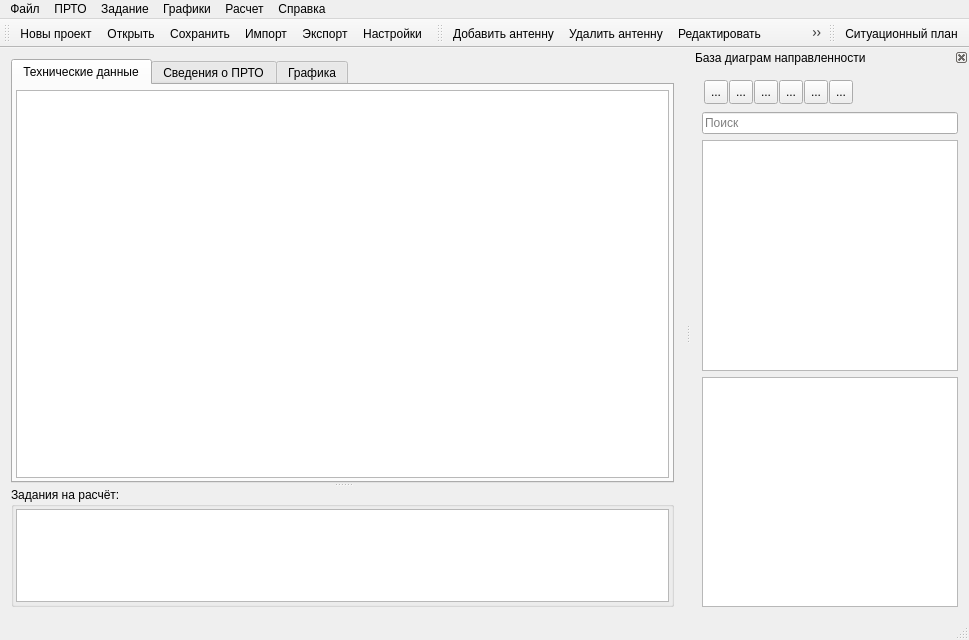
<?xml version="1.0" encoding="UTF-8"?>
<ui version="4.0">
 <class>MainWindow</class>
 <widget class="QMainWindow" name="MainWindow">
  <property name="geometry">
   <rect>
    <x>0</x>
    <y>0</y>
    <width>969</width>
    <height>640</height>
   </rect>
  </property>
  <property name="windowTitle">
   <string>SanPasport (Тестовая версия)</string>
  </property>
  <property name="documentMode">
   <bool>true</bool>
  </property>
  <widget class="QWidget" name="centralWidget">
   <layout class="QGridLayout" name="gridLayout_4">
    <item row="0" column="0">
     <widget class="QSplitter" name="splitter_2">
      <property name="orientation">
       <enum>Qt::Vertical</enum>
      </property>
      <widget class="QTabWidget" name="tabWidget">
       <property name="currentIndex">
        <number>0</number>
       </property>
       <widget class="QWidget" name="tab">
        <attribute name="title">
         <string>Технические данные</string>
        </attribute>
        <layout class="QGridLayout" name="gridLayout_2">
         <property name="leftMargin">
          <number>3</number>
         </property>
         <property name="topMargin">
          <number>5</number>
         </property>
         <property name="rightMargin">
          <number>3</number>
         </property>
         <property name="bottomMargin">
          <number>3</number>
         </property>
         <property name="spacing">
          <number>1</number>
         </property>
         <item row="0" column="0">
          <widget class="TableViewSp" name="tableView_Prto">
           <property name="font">
            <font>
             <pointsize>8</pointsize>
            </font>
           </property>
           <property name="editTriggers">
            <set>QAbstractItemView::NoEditTriggers</set>
           </property>
           <property name="dragEnabled">
            <bool>true</bool>
           </property>
           <property name="alternatingRowColors">
            <bool>true</bool>
           </property>
           <property name="selectionMode">
            <enum>QAbstractItemView::ExtendedSelection</enum>
           </property>
           <property name="selectionBehavior">
            <enum>QAbstractItemView::SelectRows</enum>
           </property>
           <property name="sortingEnabled">
            <bool>true</bool>
           </property>
           <property name="wordWrap">
            <bool>true</bool>
           </property>
           <attribute name="horizontalHeaderCascadingSectionResizes">
            <bool>false</bool>
           </attribute>
           <attribute name="horizontalHeaderHighlightSections">
            <bool>false</bool>
           </attribute>
           <attribute name="horizontalHeaderStretchLastSection">
            <bool>false</bool>
           </attribute>
           <attribute name="verticalHeaderDefaultSectionSize">
            <number>25</number>
           </attribute>
           <attribute name="verticalHeaderMinimumSectionSize">
            <number>20</number>
           </attribute>
          </widget>
         </item>
        </layout>
       </widget>
       <widget class="QWidget" name="tab_2">
        <attribute name="title">
         <string>Сведения о ПРТО</string>
        </attribute>
        <layout class="QGridLayout" name="gridLayout_7">
         <item row="1" column="0">
          <widget class="QGroupBox" name="groupBox_2">
           <property name="title">
            <string>Наименование владельца ПРТО</string>
           </property>
           <layout class="QGridLayout" name="gridLayout_3">
            <item row="0" column="0">
             <widget class="QTextEdit" name="textEdit"/>
            </item>
           </layout>
          </widget>
         </item>
         <item row="2" column="0">
          <widget class="QGroupBox" name="groupBox_4">
           <property name="title">
            <string>Адрес ПРТО</string>
           </property>
           <layout class="QGridLayout" name="gridLayout_5">
            <item row="0" column="0">
             <widget class="QTextEdit" name="textEdit_3"/>
            </item>
           </layout>
          </widget>
         </item>
         <item row="3" column="0">
          <widget class="QGroupBox" name="groupBox_3">
           <property name="title">
            <string>Сторонние операторы</string>
           </property>
           <layout class="QGridLayout" name="gridLayout_6">
            <item row="0" column="0">
             <widget class="QTextEdit" name="textEdit_2"/>
            </item>
           </layout>
          </widget>
         </item>
        </layout>
       </widget>
       <widget class="QWidget" name="tab_3">
        <attribute name="title">
         <string>Графика</string>
        </attribute>
        <layout class="QGridLayout" name="gridLayout_8">
         <item row="1" column="0">
          <widget class="QFrame" name="frame">
           <property name="frameShape">
            <enum>QFrame::StyledPanel</enum>
           </property>
           <property name="frameShadow">
            <enum>QFrame::Raised</enum>
           </property>
           <widget class="QwtPlot" name="qwtPlot_spectrogram">
            <property name="geometry">
             <rect>
              <x>250</x>
              <y>100</y>
              <width>191</width>
              <height>181</height>
             </rect>
            </property>
           </widget>
          </widget>
         </item>
         <item row="0" column="0">
          <widget class="QWidget" name="widget_2" native="true">
           <property name="maximumSize">
            <size>
             <width>16777215</width>
             <height>50</height>
            </size>
           </property>
           <layout class="QGridLayout" name="gridLayout_11">
            <item row="1" column="2">
             <widget class="QLabel" name="label_3">
              <property name="font">
               <font>
                <pointsize>9</pointsize>
               </font>
              </property>
              <property name="text">
               <string> м, Y = </string>
              </property>
             </widget>
            </item>
            <item row="1" column="1">
             <widget class="QLabel" name="label_2">
              <property name="font">
               <font>
                <pointsize>9</pointsize>
               </font>
              </property>
              <property name="text">
               <string>0</string>
              </property>
             </widget>
            </item>
            <item row="1" column="0">
             <widget class="QLabel" name="label">
              <property name="font">
               <font>
                <pointsize>9</pointsize>
               </font>
              </property>
              <property name="text">
               <string>X = </string>
              </property>
             </widget>
            </item>
            <item row="1" column="9">
             <spacer name="horizontalSpacer_2">
              <property name="orientation">
               <enum>Qt::Horizontal</enum>
              </property>
              <property name="sizeHint" stdset="0">
               <size>
                <width>40</width>
                <height>20</height>
               </size>
              </property>
             </spacer>
            </item>
            <item row="1" column="3">
             <widget class="QLabel" name="label_4">
              <property name="font">
               <font>
                <pointsize>9</pointsize>
               </font>
              </property>
              <property name="text">
               <string>0</string>
              </property>
             </widget>
            </item>
            <item row="1" column="8">
             <widget class="QLabel" name="label_8">
              <property name="font">
               <font>
                <pointsize>9</pointsize>
               </font>
              </property>
              <property name="text">
               <string>град</string>
              </property>
             </widget>
            </item>
            <item row="1" column="5">
             <widget class="QLabel" name="label_6">
              <property name="font">
               <font>
                <pointsize>9</pointsize>
               </font>
              </property>
              <property name="text">
               <string>0</string>
              </property>
             </widget>
            </item>
            <item row="1" column="6">
             <widget class="QLabel" name="label_7">
              <property name="font">
               <font>
                <pointsize>9</pointsize>
               </font>
              </property>
              <property name="text">
               <string> м, Азимут = </string>
              </property>
             </widget>
            </item>
            <item row="1" column="4">
             <widget class="QLabel" name="label_5">
              <property name="font">
               <font>
                <pointsize>9</pointsize>
               </font>
              </property>
              <property name="text">
               <string>м, R = </string>
              </property>
             </widget>
            </item>
            <item row="1" column="7">
             <widget class="QLabel" name="label_9">
              <property name="font">
               <font>
                <pointsize>9</pointsize>
               </font>
              </property>
              <property name="text">
               <string>0</string>
              </property>
             </widget>
            </item>
           </layout>
          </widget>
         </item>
        </layout>
       </widget>
      </widget>
      <widget class="QGroupBox" name="groupBox">
       <property name="title">
        <string>Задания на расчёт:</string>
       </property>
       <layout class="QGridLayout" name="gridLayout">
        <property name="leftMargin">
         <number>2</number>
        </property>
        <property name="topMargin">
         <number>2</number>
        </property>
        <property name="rightMargin">
         <number>2</number>
        </property>
        <property name="bottomMargin">
         <number>2</number>
        </property>
        <property name="spacing">
         <number>2</number>
        </property>
        <item row="0" column="0">
         <widget class="TableViewSp" name="tableView_Task">
          <property name="font">
           <font>
            <pointsize>8</pointsize>
           </font>
          </property>
          <property name="editTriggers">
           <set>QAbstractItemView::NoEditTriggers</set>
          </property>
          <property name="dragEnabled">
           <bool>true</bool>
          </property>
          <property name="dragDropMode">
           <enum>QAbstractItemView::DragDrop</enum>
          </property>
          <property name="alternatingRowColors">
           <bool>false</bool>
          </property>
          <property name="selectionMode">
           <enum>QAbstractItemView::ExtendedSelection</enum>
          </property>
          <property name="selectionBehavior">
           <enum>QAbstractItemView::SelectRows</enum>
          </property>
          <property name="sortingEnabled">
           <bool>true</bool>
          </property>
          <attribute name="horizontalHeaderCascadingSectionResizes">
           <bool>false</bool>
          </attribute>
          <attribute name="horizontalHeaderHighlightSections">
           <bool>false</bool>
          </attribute>
          <attribute name="horizontalHeaderMinimumSectionSize">
           <number>25</number>
          </attribute>
          <attribute name="horizontalHeaderStretchLastSection">
           <bool>false</bool>
          </attribute>
          <attribute name="verticalHeaderDefaultSectionSize">
           <number>20</number>
          </attribute>
          <attribute name="verticalHeaderMinimumSectionSize">
           <number>15</number>
          </attribute>
         </widget>
        </item>
       </layout>
      </widget>
     </widget>
    </item>
   </layout>
  </widget>
  <widget class="QMenuBar" name="menuBar">
   <property name="geometry">
    <rect>
     <x>0</x>
     <y>0</y>
     <width>969</width>
     <height>21</height>
    </rect>
   </property>
   <widget class="QMenu" name="menuFile">
    <property name="title">
     <string>Файл</string>
    </property>
    <addaction name="action_FileProjectNew"/>
    <addaction name="action_FileOpen"/>
    <addaction name="action_FileSave"/>
    <addaction name="action_FileSaveAs"/>
    <addaction name="action_FileSaveCalc"/>
    <addaction name="separator"/>
    <addaction name="action_FileImportPKAEMO4"/>
    <addaction name="action_FileExport"/>
    <addaction name="separator"/>
    <addaction name="action_FileClose"/>
    <addaction name="separator"/>
    <addaction name="action_Preferens"/>
    <addaction name="separator"/>
    <addaction name="action_Exit"/>
   </widget>
   <widget class="QMenu" name="menu_Graphics">
    <property name="title">
     <string>Графики</string>
    </property>
    <widget class="QMenu" name="menu_5">
     <property name="title">
      <string>Загрузить</string>
     </property>
     <addaction name="action_GraphcsLoadZo"/>
    </widget>
    <addaction name="menu_5"/>
    <addaction name="separator"/>
    <addaction name="action_SitPlan"/>
   </widget>
   <widget class="QMenu" name="menu_Prto">
    <property name="title">
     <string>ПРТО</string>
    </property>
    <addaction name="separator"/>
    <addaction name="action_PrtoAdd"/>
    <addaction name="action_PrtoAddPPC"/>
    <addaction name="action_PrtoLoadPPC"/>
    <addaction name="action_EditRemove"/>
    <addaction name="action_EditAnt"/>
    <addaction name="action_EditDublAnt"/>
    <addaction name="separator"/>
    <addaction name="action_PrtoSaveAs"/>
    <addaction name="separator"/>
    <addaction name="action_prtoEnabled"/>
    <addaction name="action_PrtoEnableAll"/>
    <addaction name="action_PrtoDisableAll"/>
    <addaction name="separator"/>
    <addaction name="action_PrtoMoveUp"/>
    <addaction name="action_PrtoMoveDown"/>
    <addaction name="separator"/>
    <addaction name="action_Param"/>
    <addaction name="separator"/>
    <addaction name="action_PrtoExportCSV"/>
   </widget>
   <widget class="QMenu" name="menu_Task">
    <property name="title">
     <string>Задание</string>
    </property>
    <widget class="QMenu" name="menu_TaskNew">
     <property name="title">
      <string>Добавить задание</string>
     </property>
     <addaction name="action_TaskCalcZo"/>
     <addaction name="action_TaskCalcVS"/>
     <addaction name="action_TaskCalcEmpPoint"/>
     <addaction name="separator"/>
     <addaction name="action_TaskVertFromPrto"/>
     <addaction name="action_TaskZoFromPrto"/>
    </widget>
    <addaction name="menu_TaskNew"/>
    <addaction name="separator"/>
    <addaction name="action_TaskView"/>
    <addaction name="separator"/>
    <addaction name="action_TaskEnable"/>
    <addaction name="action_TaskEnableAll"/>
    <addaction name="action_TaskDisableAll"/>
    <addaction name="separator"/>
    <addaction name="action_TaskEdit"/>
    <addaction name="action_TaskDelete"/>
    <addaction name="separator"/>
    <addaction name="action_TaskMoveUp"/>
    <addaction name="action_TaskMoveDown"/>
    <addaction name="actionTasksVertSort"/>
   </widget>
   <widget class="QMenu" name="menu">
    <property name="title">
     <string>Справка</string>
    </property>
    <addaction name="action_HelpPpcCsv"/>
    <addaction name="separator"/>
    <addaction name="action_HelpAbout"/>
   </widget>
   <widget class="QMenu" name="menu_Calc">
    <property name="title">
     <string>Расчет</string>
    </property>
    <addaction name="action_CalcStart"/>
    <addaction name="action_CalcStop"/>
   </widget>
   <addaction name="menuFile"/>
   <addaction name="menu_Prto"/>
   <addaction name="menu_Task"/>
   <addaction name="menu_Graphics"/>
   <addaction name="menu_Calc"/>
   <addaction name="menu"/>
  </widget>
  <widget class="QToolBar" name="toolBar_File">
   <property name="windowTitle">
    <string>Файл</string>
   </property>
   <attribute name="toolBarArea">
    <enum>TopToolBarArea</enum>
   </attribute>
   <attribute name="toolBarBreak">
    <bool>false</bool>
   </attribute>
   <addaction name="action_FileProjectNew"/>
   <addaction name="action_FileOpen"/>
   <addaction name="action_FileSave"/>
   <addaction name="action_FileImportPKAEMO4"/>
   <addaction name="action_FileExport"/>
   <addaction name="action_Preferens"/>
  </widget>
  <widget class="QStatusBar" name="statusBar">
   <property name="sizePolicy">
    <sizepolicy hsizetype="Preferred" vsizetype="Fixed">
     <horstretch>0</horstretch>
     <verstretch>0</verstretch>
    </sizepolicy>
   </property>
   <property name="minimumSize">
    <size>
     <width>0</width>
     <height>0</height>
    </size>
   </property>
  </widget>
  <widget class="QDockWidget" name="dockWidget_antBd">
   <property name="features">
    <set>QDockWidget::DockWidgetClosable|QDockWidget::DockWidgetMovable</set>
   </property>
   <property name="windowTitle">
    <string>База диаграм направленности</string>
   </property>
   <attribute name="dockWidgetArea">
    <number>2</number>
   </attribute>
   <widget class="QWidget" name="dockWidgetContents">
    <layout class="QGridLayout" name="gridLayout_9">
     <item row="2" column="0" colspan="2">
      <widget class="QTreeView" name="treeView_Db">
       <property name="autoScrollMargin">
        <number>16</number>
       </property>
       <property name="indentation">
        <number>20</number>
       </property>
       <attribute name="headerStretchLastSection">
        <bool>true</bool>
       </attribute>
      </widget>
     </item>
     <item row="0" column="0" colspan="2">
      <widget class="QWidget" name="widget" native="true">
       <layout class="QGridLayout" name="gridLayout_10">
        <property name="leftMargin">
         <number>2</number>
        </property>
        <property name="topMargin">
         <number>2</number>
        </property>
        <property name="rightMargin">
         <number>2</number>
        </property>
        <property name="bottomMargin">
         <number>2</number>
        </property>
        <property name="spacing">
         <number>1</number>
        </property>
        <item row="0" column="2">
         <widget class="QToolButton" name="toolButtonDb_Browse">
          <property name="minimumSize">
           <size>
            <width>24</width>
            <height>24</height>
           </size>
          </property>
          <property name="toolTip">
           <string>Показать в проводнике</string>
          </property>
          <property name="text">
           <string>...</string>
          </property>
          <property name="icon">
           <iconset resource="../resourse.qrc">
            <normaloff>:/resourse/default/folder_open.png</normaloff>:/resourse/default/folder_open.png</iconset>
          </property>
         </widget>
        </item>
        <item row="0" column="1">
         <widget class="QToolButton" name="toolButtonDb_PrtoInsert">
          <property name="minimumSize">
           <size>
            <width>24</width>
            <height>24</height>
           </size>
          </property>
          <property name="toolTip">
           <string>Добавить в проект</string>
          </property>
          <property name="text">
           <string>...</string>
          </property>
          <property name="icon">
           <iconset resource="../resourse.qrc">
            <normaloff>:/resourse/default/File_Add.png</normaloff>:/resourse/default/File_Add.png</iconset>
          </property>
         </widget>
        </item>
        <item row="0" column="0">
         <widget class="QToolButton" name="toolButtonDb_PrtoView">
          <property name="minimumSize">
           <size>
            <width>24</width>
            <height>24</height>
           </size>
          </property>
          <property name="toolTip">
           <string>Просмотр ДН</string>
          </property>
          <property name="text">
           <string>...</string>
          </property>
          <property name="icon">
           <iconset resource="../resourse.qrc">
            <normaloff>:/resourse/default/myTitle.ico</normaloff>:/resourse/default/myTitle.ico</iconset>
          </property>
         </widget>
        </item>
        <item row="0" column="8">
         <spacer name="horizontalSpacer">
          <property name="orientation">
           <enum>Qt::Horizontal</enum>
          </property>
          <property name="sizeHint" stdset="0">
           <size>
            <width>40</width>
            <height>20</height>
           </size>
          </property>
         </spacer>
        </item>
        <item row="0" column="3">
         <widget class="QToolButton" name="toolButtonDb_OpenOutside">
          <property name="minimumSize">
           <size>
            <width>24</width>
            <height>24</height>
           </size>
          </property>
          <property name="toolTip">
           <string>Открыть во внешней программе</string>
          </property>
          <property name="text">
           <string>...</string>
          </property>
          <property name="icon">
           <iconset resource="../resourse.qrc">
            <normaloff>:/resourse/default/fileopen.png</normaloff>:/resourse/default/fileopen.png</iconset>
          </property>
         </widget>
        </item>
        <item row="0" column="4">
         <widget class="QToolButton" name="toolButtonDb_Up">
          <property name="minimumSize">
           <size>
            <width>24</width>
            <height>24</height>
           </size>
          </property>
          <property name="toolTip">
           <string>Перейти на уровень вверх</string>
          </property>
          <property name="text">
           <string>...</string>
          </property>
          <property name="icon">
           <iconset resource="../resourse.qrc">
            <normaloff>:/resourse/default/back.png</normaloff>:/resourse/default/back.png</iconset>
          </property>
          <property name="autoRaise">
           <bool>false</bool>
          </property>
         </widget>
        </item>
        <item row="0" column="5">
         <widget class="QToolButton" name="toolButtonDb_Filter">
          <property name="minimumSize">
           <size>
            <width>24</width>
            <height>24</height>
           </size>
          </property>
          <property name="toolTip">
           <string>Фильтр</string>
          </property>
          <property name="text">
           <string>...</string>
          </property>
          <property name="icon">
           <iconset resource="../resourse.qrc">
            <normaloff>:/resourse/default/filter.png</normaloff>:/resourse/default/filter.png</iconset>
          </property>
          <property name="checkable">
           <bool>true</bool>
          </property>
         </widget>
        </item>
       </layout>
      </widget>
     </item>
     <item row="3" column="0" colspan="2">
      <widget class="QTableWidget" name="tableWidgetDbSearch">
       <property name="font">
        <font>
         <pointsize>8</pointsize>
        </font>
       </property>
       <property name="editTriggers">
        <set>QAbstractItemView::NoEditTriggers</set>
       </property>
       <property name="selectionMode">
        <enum>QAbstractItemView::SingleSelection</enum>
       </property>
       <property name="selectionBehavior">
        <enum>QAbstractItemView::SelectRows</enum>
       </property>
       <property name="sortingEnabled">
        <bool>true</bool>
       </property>
       <property name="wordWrap">
        <bool>false</bool>
       </property>
       <attribute name="verticalHeaderVisible">
        <bool>false</bool>
       </attribute>
       <attribute name="verticalHeaderDefaultSectionSize">
        <number>20</number>
       </attribute>
       <attribute name="verticalHeaderMinimumSectionSize">
        <number>20</number>
       </attribute>
      </widget>
     </item>
     <item row="1" column="0" colspan="2">
      <widget class="QLineEdit" name="lineEditDb_Search">
       <property name="text">
        <string/>
       </property>
       <property name="placeholderText">
        <string>Поиск</string>
       </property>
       <property name="clearButtonEnabled">
        <bool>true</bool>
       </property>
      </widget>
     </item>
    </layout>
   </widget>
  </widget>
  <widget class="QToolBar" name="toolBar_Edit">
   <property name="windowTitle">
    <string>ПРТО</string>
   </property>
   <attribute name="toolBarArea">
    <enum>TopToolBarArea</enum>
   </attribute>
   <attribute name="toolBarBreak">
    <bool>false</bool>
   </attribute>
   <addaction name="action_PrtoAdd"/>
   <addaction name="action_EditRemove"/>
   <addaction name="action_EditAnt"/>
   <addaction name="action_EditDublAnt"/>
   <addaction name="action_Param"/>
  </widget>
  <widget class="QToolBar" name="toolBar_Graphics">
   <property name="windowTitle">
    <string>Утилиты</string>
   </property>
   <attribute name="toolBarArea">
    <enum>TopToolBarArea</enum>
   </attribute>
   <attribute name="toolBarBreak">
    <bool>false</bool>
   </attribute>
   <addaction name="action_SitPlan"/>
  </widget>
  <action name="action_PrtoAdd">
   <property name="icon">
    <iconset resource="../resourse.qrc">
     <normaloff>:/resourse/default/File_Add.png</normaloff>:/resourse/default/File_Add.png</iconset>
   </property>
   <property name="text">
    <string>Добавить антенну</string>
   </property>
  </action>
  <action name="action_FileProjectNew">
   <property name="icon">
    <iconset resource="../resourse.qrc">
     <normaloff>:/resourse/default/Project.png</normaloff>:/resourse/default/Project.png</iconset>
   </property>
   <property name="text">
    <string>Новы проект</string>
   </property>
  </action>
  <action name="action_TaskCalcEmpPoint">
   <property name="text">
    <string>Уровни ЭМП в точке</string>
   </property>
  </action>
  <action name="action_EditRemove">
   <property name="icon">
    <iconset resource="../resourse.qrc">
     <normaloff>:/resourse/default/File_Delete.png</normaloff>:/resourse/default/File_Delete.png</iconset>
   </property>
   <property name="text">
    <string>Удалить антенну</string>
   </property>
  </action>
  <action name="action_EditAnt">
   <property name="icon">
    <iconset resource="../resourse.qrc">
     <normaloff>:/resourse/default/File_Edit.png</normaloff>:/resourse/default/File_Edit.png</iconset>
   </property>
   <property name="text">
    <string>Редактировать</string>
   </property>
  </action>
  <action name="action_Exit">
   <property name="icon">
    <iconset resource="../resourse.qrc">
     <normaloff>:/resourse/default/window_close.png</normaloff>:/resourse/default/window_close.png</iconset>
   </property>
   <property name="text">
    <string>Выход</string>
   </property>
  </action>
  <action name="action_Param">
   <property name="icon">
    <iconset resource="../resourse.qrc">
     <normaloff>:/resourse/default/Gear.png</normaloff>:/resourse/default/Gear.png</iconset>
   </property>
   <property name="text">
    <string>Параметры проекта</string>
   </property>
  </action>
  <action name="action_FileClose">
   <property name="text">
    <string>Закрыть</string>
   </property>
  </action>
  <action name="action_TaskEnable">
   <property name="text">
    <string>Вкл/Выкл</string>
   </property>
  </action>
  <action name="action_Preferens">
   <property name="icon">
    <iconset resource="../resourse.qrc">
     <normaloff>:/resourse/default/configure.png</normaloff>:/resourse/default/configure.png</iconset>
   </property>
   <property name="text">
    <string>Настройки</string>
   </property>
  </action>
  <action name="action_FileImportPKAEMO4">
   <property name="icon">
    <iconset resource="../resourse.qrc">
     <normaloff>:/resourse/default/import.png</normaloff>:/resourse/default/import.png</iconset>
   </property>
   <property name="text">
    <string>Импорт</string>
   </property>
  </action>
  <action name="action_FileExport">
   <property name="icon">
    <iconset resource="../resourse.qrc">
     <normaloff>:/resourse/default/export.png</normaloff>:/resourse/default/export.png</iconset>
   </property>
   <property name="text">
    <string>Экспорт</string>
   </property>
  </action>
  <action name="action_FileSave">
   <property name="icon">
    <iconset resource="../resourse.qrc">
     <normaloff>:/resourse/default/Save.png</normaloff>:/resourse/default/Save.png</iconset>
   </property>
   <property name="text">
    <string>Сохранить</string>
   </property>
  </action>
  <action name="action_FileOpen">
   <property name="icon">
    <iconset resource="../resourse.qrc">
     <normaloff>:/resourse/default/fileopen.png</normaloff>:/resourse/default/fileopen.png</iconset>
   </property>
   <property name="text">
    <string>Открыть</string>
   </property>
  </action>
  <action name="action_TaskCalcZo">
   <property name="text">
    <string>Зона ограничения сан. зоны</string>
   </property>
  </action>
  <action name="action_GraphcsLoadZo">
   <property name="text">
    <string>Зона ограниченной застройки</string>
   </property>
  </action>
  <action name="action_TaskEdit">
   <property name="text">
    <string>Изменить задание</string>
   </property>
  </action>
  <action name="action_TaskDelete">
   <property name="text">
    <string>Удалить задание</string>
   </property>
  </action>
  <action name="action_EditDublAnt">
   <property name="icon">
    <iconset resource="../resourse.qrc">
     <normaloff>:/resourse/default/Files_Copy.png</normaloff>:/resourse/default/Files_Copy.png</iconset>
   </property>
   <property name="text">
    <string>Дублировать</string>
   </property>
  </action>
  <action name="action_TaskCalcVS">
   <property name="text">
    <string>Вертикальное сечение сан. зоны</string>
   </property>
  </action>
  <action name="action_prtoEnabled">
   <property name="text">
    <string>Вкл/Выкл</string>
   </property>
  </action>
  <action name="action_SitPlan">
   <property name="icon">
    <iconset resource="../resourse.qrc">
     <normaloff>:/resourse/default/SitPlan.png</normaloff>:/resourse/default/SitPlan.png</iconset>
   </property>
   <property name="text">
    <string>Ситуационный план</string>
   </property>
  </action>
  <action name="action_PrtoSaveAs">
   <property name="text">
    <string>Сохранить ПРТО в файл</string>
   </property>
  </action>
  <action name="action_TaskView">
   <property name="text">
    <string>Показать</string>
   </property>
  </action>
  <action name="action_FileSaveAs">
   <property name="text">
    <string>Сохранить как...</string>
   </property>
  </action>
  <action name="action_PrtoLoadPPC">
   <property name="text">
    <string>Загрузить РРС из файла</string>
   </property>
  </action>
  <action name="action_TaskVertFromPrto">
   <property name="text">
    <string>Вертикальные сечения на основе ПРТО</string>
   </property>
  </action>
  <action name="action_TaskZoFromPrto">
   <property name="text">
    <string>ЗО на основе ПРТО</string>
   </property>
  </action>
  <action name="action_PrtoAddPPC">
   <property name="text">
    <string>Добавить РРС</string>
   </property>
  </action>
  <action name="action_FileSaveCalc">
   <property name="text">
    <string>Сохранить расчёты</string>
   </property>
  </action>
  <action name="action_HelpAbout">
   <property name="icon">
    <iconset resource="../resourse.qrc">
     <normaloff>:/resourse/default/help_about.png</normaloff>:/resourse/default/help_about.png</iconset>
   </property>
   <property name="text">
    <string>О программе</string>
   </property>
  </action>
  <action name="action_HelpPpcCsv">
   <property name="text">
    <string>Шаблон файла &quot;РРС.csv&quot;</string>
   </property>
  </action>
  <action name="action_PrtoMoveUp">
   <property name="icon">
    <iconset resource="../resourse.qrc">
     <normaloff>:/resourse/default/up.png</normaloff>:/resourse/default/up.png</iconset>
   </property>
   <property name="text">
    <string>Переместить вверх</string>
   </property>
  </action>
  <action name="action_PrtoEnableAll">
   <property name="text">
    <string>Включить всё</string>
   </property>
  </action>
  <action name="action_PrtoDisableAll">
   <property name="text">
    <string>Отключить всё</string>
   </property>
  </action>
  <action name="action_TaskEnableAll">
   <property name="text">
    <string>Включить всё</string>
   </property>
  </action>
  <action name="action_TaskDisableAll">
   <property name="text">
    <string>Отключить всё</string>
   </property>
  </action>
  <action name="action_TaskMoveDown">
   <property name="icon">
    <iconset resource="../resourse.qrc">
     <normaloff>:/resourse/default/down.png</normaloff>:/resourse/default/down.png</iconset>
   </property>
   <property name="text">
    <string>Переместить вниз</string>
   </property>
  </action>
  <action name="action_TaskMoveUp">
   <property name="icon">
    <iconset resource="../resourse.qrc">
     <normaloff>:/resourse/default/up.png</normaloff>:/resourse/default/up.png</iconset>
   </property>
   <property name="text">
    <string>Переместить вверх</string>
   </property>
  </action>
  <action name="action_PrtoMoveDown">
   <property name="icon">
    <iconset resource="../resourse.qrc">
     <normaloff>:/resourse/default/down.png</normaloff>:/resourse/default/down.png</iconset>
   </property>
   <property name="text">
    <string>Переместить вниз</string>
   </property>
  </action>
  <action name="action_CalcStart">
   <property name="icon">
    <iconset resource="../resourse.qrc">
     <normaloff>:/resourse/default/player_play.png</normaloff>:/resourse/default/player_play.png</iconset>
   </property>
   <property name="text">
    <string>Старт (Тест)</string>
   </property>
  </action>
  <action name="action_CalcStop">
   <property name="icon">
    <iconset resource="../resourse.qrc">
     <normaloff>:/resourse/default/player_stop.png</normaloff>:/resourse/default/player_stop.png</iconset>
   </property>
   <property name="text">
    <string>Стоп</string>
   </property>
  </action>
  <action name="action_PrtoExportCSV">
   <property name="text">
    <string>Экспорт в CSV</string>
   </property>
  </action>
  <action name="actionTasksVertSort">
   <property name="text">
    <string>Сортировать задания</string>
   </property>
  </action>
 </widget>
 <layoutdefault spacing="6" margin="11"/>
 <customwidgets>
  <customwidget>
   <class>TableViewSp</class>
   <extends>QTableView</extends>
   <header>MyWidget\tableviewsp.h</header>
  </customwidget>
  <customwidget>
   <class>QwtPlot</class>
   <extends>QFrame</extends>
   <header>qwt_plot.h</header>
   <container>1</container>
  </customwidget>
 </customwidgets>
 <resources>
  <include location="../resourse.qrc"/>
  <include location="../resourse.qrc"/>
 </resources>
 <connections/>
</ui>
